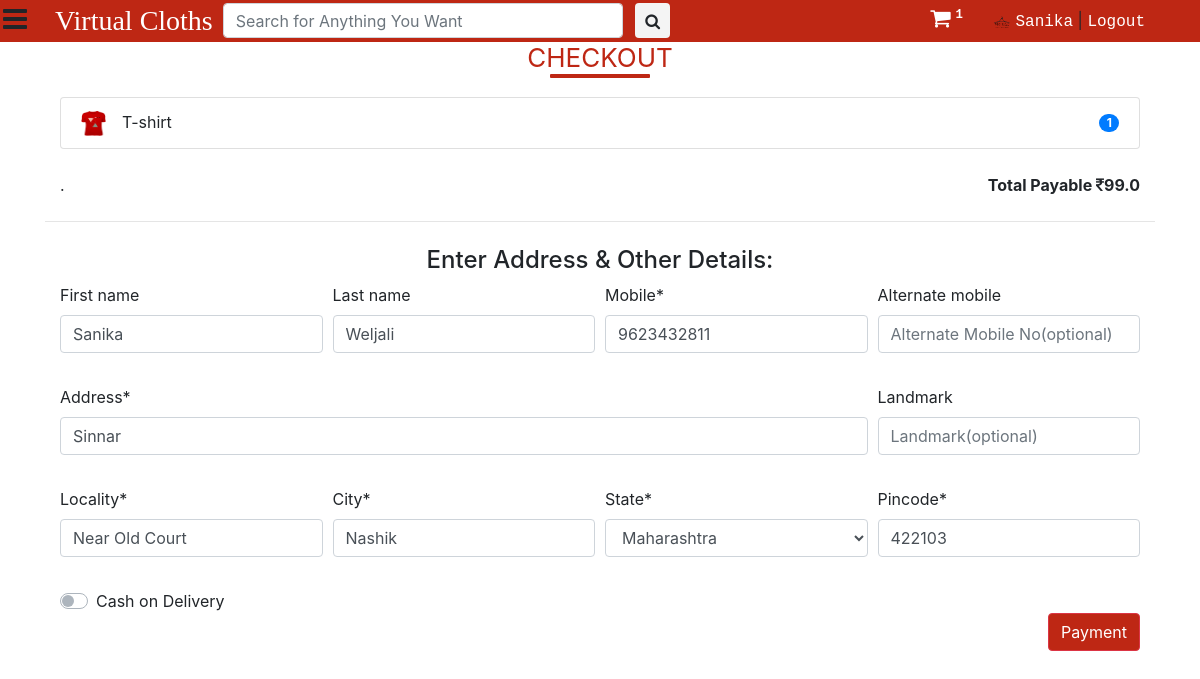
The page /checkout/ (signed in) on the database its author committed.
### main/models.py (models this page shows, shortened)
class UserDetail(models.Model):
	SEX_CHOICES = (("Male",'Male'),("Female",'Female'),("Other",'Other'))
	STATE_CHOICES = (
		("Andaman & Nicobar Islands",'Andaman & Nicobar Islands'),
		("Andhra Pradesh",'Andhra Pradesh'),
		("Arunachal Pradesh",'Arunachal Pradesh'),
		("Assam",'Assam'),
		("Bihar",'Bihar'),
		("Chandigarh",'Chandigarh'),
		("Chhattisgarh",'Chhattisgarh'),
		("Dadra & Nagar Haveli",'Dadra & Nagar Haveli'),
		("Daman and Diu",'Daman and Diu'),
		("Delhi",'Delhi'),
		("Goa",'Goa'),
		("Gujarat",'Gujarat'),
		("Haryana",'Haryana'),
		("Himachal Pradesh",'Himachal Pradesh'),
		("Jammu & Kashmir",'Jammu & Kashmir'),
		("Jharkhand",'Jharkhand'),
		("Karnataka",'Karnataka'),
		("Kerala",'Kerala'),
		("Lakshadweep",'Lakshadweep'),
		("Madhya Pradesh",'Madhya Pradesh'),
		("Maharashtra",'Maharashtra'),
		("Manipur",'Manipur'),
		("Meghalaya",'Meghalaya'),
		("Mizoram",'Mizoram'),
		("Nagaland",'Nagaland'),
		("Odisha",'Odisha'),
		("Puducherry",'Puducherry'),
		("Punjab",'Punjab'),
		("Rajasthan",'Rajasthan'),
		("Sikkim",'Sikkim'),
		("Tamil Nadu",'Tamil Nadu'),
		("Telangana",'Telangana'),
		("Tripura",'Tripura'),
		("Uttarakhand",'Uttarakhand'),
		("Uttar Pradesh",'Uttar Pradesh'),
		("West Bengal",'West Bengal'),
		)
	user = models.OneToOneField(User, on_delete=models.CASCADE,primary_key=True)
	dob = models.DateField(null = True)
	photo = models.ImageField(default='default.png',upload_to='user_photos')
	mobile = models.CharField(max_length=10,null=True)
	alternate_mobile = models.CharField(max_length=10,null=True,blank=True)
	address = models.TextField()
	pincode = models.CharField(max_length=6, null=True)
	landmark = models.CharField(max_length=500, null=True, blank=True)
	locality = models.CharField(max_length=100, null=True, blank=True)
	city = models.CharField(max_length=100, null=True, blank=True)
	state = models.CharField(max_length=50,choices=STATE_CHOICES, null=True)
	sex = models.CharField(max_length=6,choices=SEX_CHOICES, null=True)

class Cart(models.Model):
	user = models.ForeignKey(User, on_delete=models.CASCADE)
	product_id = models.CharField(max_length=100)
	product_size = models.CharField(max_length=20,default='',null=True)
	number = models.PositiveIntegerField(default=0)

### saler/models.py (models this page shows, shortened)
class Product(models.Model):
	GST_CHOICES = (("0",'0'),("3",'3'),("5",'5'),("12",'12'),("18",'18'),("28",'28'))
	product_id = models.BigAutoField(primary_key=True)
	product_id2 = models.CharField(max_length=100,default='')
	shop = models.ForeignKey(User, on_delete=models.CASCADE,default='')
	product_name = models.CharField(max_length=100)
	category = models.ForeignKey(category, default="", verbose_name="Category", on_delete=models.SET_DEFAULT, null=True)
	subcategory = models.CharField(max_length=50, default="")
	price = models.IntegerField(default=0)
	price_not = models.IntegerField(default=999)
	desc = models.TextField()
	gst = models.CharField(default='0',max_length=3,choices=GST_CHOICES)
	pub_date = models.DateField(auto_now=True)
	image1 = models.ImageField(upload_to='products/images', default="",null=True)
	image2 = models.ImageField(upload_to='products/images', default="",null=True,blank=True)
	image3 = models.ImageField(upload_to='products/images', default="",null=True,blank=True)
	image4 = models.ImageField(upload_to='products/images', default="",null=True,blank=True)
	image5 = models.ImageField(upload_to='products/images', default="",null=True,blank=True)

### main/views.py (the view, shortened to what this page needs)
# urls.py: path('checkout/', views.checkout, name="main_checkout"),
@login_required
def checkout(request):
	temp = 0
	allProds = []
	cart_prods = [p for p in Cart.objects.all() if p.user == request.user]
	for cprod in cart_prods:
		prod = Product.objects.filter(product_id=cprod.product_id)[0]
		allProds.append([cprod, prod])
	if request.method == 'POST':
		address_form = UserAddressForm(request.POST, instance=request.user.userdetail)
		u_form2 = UserAddressForm1(request.POST, instance=request.user)
		if address_form.is_valid() and u_form2.is_valid():
			address_form.save()
			u_form2.save()
			pay_mode = request.POST.get('pay_mode')
			trends = [i.product.product_id for i in trend.objects.all()]
			if pay_mode == 'on':
				for item in cart_prods:
					if Orders.objects.all().last():
						order_id = 'ordr'+str((Orders.objects.all().last().pk)+1)
					else:
						order_id = 'ordr001'
					product1 = item.product_id+'|'+str(item.number)+','
					Orders(order_id=order_id,user=request.user,saler=Product.objects.filter(product_id=int(item.product_id)).first().shop,products=product1, size=item.product_size).save()
					item.delete()
					if int(item.product_id) in trends:
					    t = trend.objects.filter(product = Product.objects.filter(product_id=int(item.product_id)).first())[0]
					    t.number += 1
					    t.save()
					else:
					    trend(product = Product.objects.filter(product_id=int(item.product_id)).first(), number=1).save()
				return redirect('/myorders')
			else:
				temp = 1
	else:
		address_form = UserAddressForm(instance=request.user.userdetail)
		u_form2 = UserAddressForm1(instance=request.user)
	subtotal = 0.0
	delev = 0.0
	tax = 0.0
	for p in cart_prods:
		tempTotal = p.number * Product.objects.filter(product_id=p.product_id)[0].price
		subtotal += tempTotal
		tax += tempTotal*int(Product.objects.filter(product_id=p.product_id).first().gst)/100
	params = {
			'allProds':allProds,
			'cart_element_no' : len(cart_prods),
			'address_form': address_form,
			'u_form':u_form2,
			'total':subtotal+tax+delev,
			'category':category.objects.all(),
		}
	return render(request, 'main/checkout.html', params)

### main/forms.py
class UserAddressForm(forms.ModelForm):
	address = forms.CharField(widget=forms.TextInput(attrs={}))
	locality = forms.CharField(required =True)
	city = forms.CharField(required =True)
	alternate_mobile = forms.CharField(widget=forms.TextInput(attrs={'placeholder':'Alternate Mobile No(optional)'}), required = False)
	landmark = forms.CharField(widget=forms.TextInput(attrs={'placeholder':'Landmark(optional)'}), required = False)
	class Meta:
		model = UserDetail
		fields = [
			'mobile',
			'alternate_mobile',
			'address',
			'pincode',
			'landmark',
			'locality',
			'city',
			'state',
		]

class UserAddressForm1(forms.ModelForm):
	class Meta:
		model = User
		fields = [
			'first_name',
			 'last_name',
		]

### main/templatetags/app_tags.py (called while the page is built)
@register.filter(name='split')
def split(str, key):
    return str.split(key)

### saler/models.py (called while the page is built)
	def __str__(self):
		return f'{self.name}'

### main/templates/main/checkout.html (shortened to what this page needs)
{% extends 'main/base.html' %}
{% load static %}
{% block main_head %}
{% load crispy_forms_tags %}
{% endblock main_head %}
{% block main_body %}
<div class="container">
    <h3><b>Checkout</b></h3>
    <div class="col my-4">
        <div class="my-4">
            <ul class="list-group">
                {% for cprod, prod in allProds %}
                <li class="list-group-item d-flex justify-content-between align-items-center">
                    <div><img src="{{prod.image1.url}}" style="height: 25px; width: 25px;"
                            class="image-responsive mr-3">{{prod.product_name}}</div>
                    <span class="badge badge-primary badge-pill">{{cprod.number}}</span>
                </li>
                {% endfor %}
            </ul>
        </div>
        <b style="float: right;">Total Payable <i class="fa fa-inr" aria-hidden="true"></i>{{total}} </b>.
    </div>
    <hr>
    <div class="col my-4">
        <h4 style="text-align: center;">Enter Address & Other Details:</h4>
        <form method="post" action="#">{% csrf_token %}
            <div class="form-row">
                <div class="form-group col-md-3">
                    {{u_form.first_name|as_crispy_field}}
                </div>
                <div class="form-group col-md-3">
                    {{u_form.last_name|as_crispy_field}}
                </div>
                <div class="form-group col-md-3">
                    {{address_form.mobile|as_crispy_field}}
                </div>
                <div class="form-group col-md-3">
                    {{address_form.alternate_mobile|as_crispy_field}}
                </div>
            </div>
            <div class="form-row">
                <div class="form-group col-md-9">
                    {{address_form.address|as_crispy_field}}
                </div>
                <div class="form-group col-md-3">
                    {{address_form.landmark|as_crispy_field}}
                </div>
            </div>
            <div class="form-row">
                <div class="form-group col-md-3">
                    {{address_form.locality|as_crispy_field}}
                </div>
                <div class="form-group col-md-3">
                    {{address_form.city|as_crispy_field}}
                </div>
                <div class="form-group col-md-3">
                    {{address_form.state|as_crispy_field}}
                </div>
                <div class="form-group col-md-3">
                    {{address_form.pincode|as_crispy_field}}
                </div>
            </div>
            <div class="custom-control custom-switch">
              <label class="custom-control-label" for="customSwitch1">Cash on Delivery</label>
            </div>
            <button type="submit" class="btn btn-danger" style="float: right; background-color: #be2714;">Payment</button>
        </form>
        <br>
    </div>
</div>
{% endblock main_body %}

### main/templates/main/base.html (shortened to what this page needs)
<!DOCTYPE html>
<html>
<head>
	{% load static %}
	{% load app_tags %}
	<link href="{% static 'main/css/bootstrap.min.css' %}" rel="stylesheet" type="text/css" media="all" />
	<link href="{% static 'main/css/style.css' %}" rel="stylesheet" type="text/css" media="all" />
	<link href="{% static 'saler/font-awesome/css/font-awesome.min.css' %}" rel="stylesheet">
</head>
<body>
	<nav class="main_nav" id="main_nav">
		<div class="container">
			<div class="nav_links">
				<a href="{% url 'home' %}" class="logo">Virtual Cloths</i></a>
				<form class="form-inline my-2 my-lg-0 serch" action="/search">
					<input class="form-control mr-sm-2" type="search" placeholder="Search for Anything You Want"
						aria-label="Search" name="query">
					<button class="btn" type="submit" style="margin: 0;"><i class="fa fa-search"
							aria-hidden="true"></i></button>
				</form>
			</div>
			<div class="user_links pt-1">
				<a href="{% url 'main_cart' %}" style="font-size: 22px; color: #fff; margin-right: 20px;"><i
						class="fa fa-shopping-cart" aria-hidden="true"></i><sup><span class="badge"
							id="cart_no">{{cart_element_no}}</span></sup></a>
				{% if request.user.is_authenticated %}
				<a href="##" data-container="body" data-toggle="popover" data-placement="bottom" data-trigger="focus"
					data-html="true"
					data-content="<a href='{% url 'myorders' %}'>My Order</a><br><a href='{% url 'account_settings' %}'>Account Settings</a>"><img
						src="{{request.user.userdetail.photo.url}}"
						style="height: 20px; width: 20px; border-radius: 10px; margin-right: 3px;">{{request.user.first_name}}</a>&nbsp;|
				<a href="{% url 'logout' %}">Logout</a>
				{% else %}
				<a href="{% url 'login' %}">Login</a>&nbsp;|
				<a href="{% url 'signup' %}">Register</a>&nbsp;|
				<a href="{% url 'seller_signup' %}">Seller</a>
				{% endif %}
			</div>
		</div>
	</nav>
	<a class="menu_bar"><i class="fa fa-bars" aria-hidden="true"></i></a>
	<main class="" id="menu_close">
		{% block main_body %}
		{% endblock main_body %}
	</main>
</body>
</html>

### main/static/main/css/style.css (style rules this page uses)
body a { text-decoration:none; transition:0.5s all; -webkit-transition:0.5s all; -moz-transition:0.5s all; -o-transition:0.5s all; -ms-transition:0.5s all; }
.menu_bar { position: fixed; top: -2px; left: 3px; z-index: 99; color: #fff; font-size: 28px; }
main { transition: all 300ms linear; padding-top: 42px; }
.main_nav input { height: 35px; }
.main_nav button { background-color: #f4f4f4; height: 35px; padding: 0 9px 0 9px; }
.main_nav { height: 42px; width: 100%; position: fixed; background-color: #be2714; z-index: 99; }
.main_nav .serch { display: inline; float: right; padding: 3px 0 0 10px; }
.main_nav .serch input { width: 400px; }
.main_nav .nav_links { float: left; margin-left: 10px; }
.main_nav .nav_links .logo { font-size: 28px; font-family: stormextrabold; color: #fff; }
.main_nav .nav_links a { font-family: Courier New; color: #fff; }
.main_nav .user_links { float: right; margin-right: 10px }
.main_nav .user_links a { font-family: Courier New; color: #fff; }

### main/templates/main/checkout.html (style rules this page uses)
h3 { color: #000; font-size: 26px; font-weight: 300; text-align: center; text-transform: uppercase; position: relative; }
h3 b { color: #be2714; }
h3::after { content: ""; width: 100px; position: absolute; margin: 0 auto; height: 4px; border-radius: 1px; background: #be2714; left: 0; right: 0; bottom: -5px; }

### rows shown on the page
Cart: image1 (picture), product_name "T-shirt", number "1"
UserDetail: mobile "9623432811", address "Sinnar", locality "Near Old Court", city "Nashik", state "Maharashtra", pincode "422103"

### other values the page prints
{{ cart_element_no }} "1"
{{ request.user.first_name }} "Sanika"
{{ total }} "99.0"
